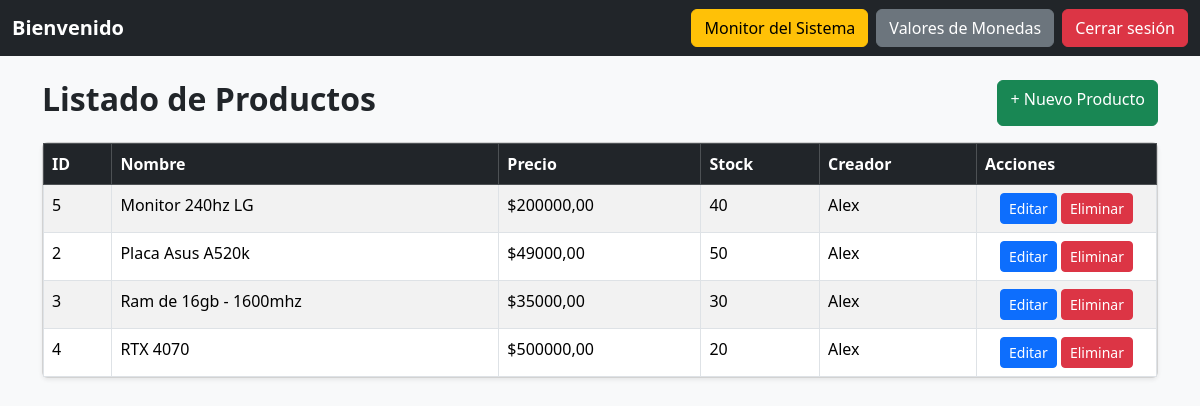
Page /app_core/productos/ (signed in) on the committed database.
### app_core/models.py (models this page shows, shortened)
class Producto(models.Model):
    nombre = models.CharField(max_length=200, unique=True)
    descripcion = models.TextField(blank=True)
    precio = models.DecimalField(
        max_digits=12,
        decimal_places=2,
        validators=[MinValueValidator(0)]
    )
    stock = models.IntegerField(default=0, validators=[MinValueValidator(0)])
    creador = models.ForeignKey(
        settings.AUTH_USER_MODEL,
        on_delete=models.SET_NULL,
        null=True,
        blank=True,
        related_name='productos'
    )
    creado_at = models.DateTimeField(auto_now_add=True)
    actualizado_at = models.DateTimeField(auto_now=True)
    class Meta:
        ordering = ['-creado_at']
        indexes = [
            models.Index(fields=['nombre'], name='idx_producto_nombre'),
            models.Index(fields=['precio'], name='idx_producto_precio'),
            models.Index(fields=['-creado_at'], name='idx_producto_creado_at'),
        ]
        constraints = [
            models.UniqueConstraint(fields=['nombre'], name='unique_producto_nombre'),
        ]

### app_core/views.py (the view)
# urls.py: path('productos/', views.productos_view, name='productos'),
@login_required
def productos_view(request):
    productos = Producto.objects.all()
    return render(request, "app_core/productos.html", {"productos": productos})

### app_core/templates/app_core/productos.html (shortened to what this page needs)
<!DOCTYPE html>
<html lang="es">
<head>
    <link href="https://cdn.jsdelivr.net/npm/bootstrap@5.3.2/dist/css/bootstrap.min.css" rel="stylesheet">
</head>
<body class="bg-light">
<nav class="navbar navbar-expand-lg navbar-dark bg-dark">
    <div class="container-fluid">
        <a class="navbar-brand">Bienvenido</a>
        <div class="d-flex">
            <a class="btn btn-warning me-2" href="{% url 'monitor' %}">Monitor del Sistema</a>
            <a class="btn btn-secondary me-2" href="{% url 'monedas' %}">Valores de Monedas</a>
            <a class="btn btn-danger" href="{% url 'logout' %}">Cerrar sesión</a>
        </div>
    </div>
</nav>
<div class="container mt-4">
    <div class="d-flex justify-content-between mb-3">
        <h2 class="fw-bold">Listado de Productos</h2>
        <a class="btn btn-success" href="{% url 'crear_producto' %}">
            + Nuevo Producto
        </a>
    </div>
    <div class="card shadow-sm">
        <div class="card-body p-0">
            <table class="table table-striped table-bordered mb-0">
                <thead class="table-dark">
                    <tr>
                        <th>ID</th>
                        <th>Nombre</th>
                        <th>Precio</th>
                        <th>Stock</th>
                        <th>Creador</th>
                        <th style="width: 180px;">Acciones</th>
                    </tr>
                </thead>
                <tbody>
                    {% for producto in productos %}
                    <tr>
                        <td>{{ producto.id }}</td>
                        <td>{{ producto.nombre }}</td>
                        <td>${{ producto.precio }}</td>
                        <td>{{ producto.stock }}</td>
                        <td>{{ producto.creador.username }}</td>
                        <td class="text-center">
                            <a class="btn btn-sm btn-primary" href="{% url 'editar_producto' producto.id %}">
                                Editar
                            </a>
                            <a class="btn btn-sm btn-danger" href="{% url 'eliminar_producto' producto.id %}">
                                Eliminar
                            </a>
                        </td>
                    </tr>
                    {% empty %}
                    <tr>
                        <td colspan="6" class="text-center py-3">No hay productos registrados</td>
                    </tr>
                    {% endfor %}
                </tbody>
            </table>
        </div>
    </div>
</div>
</body>
</html>

### app_core/templates/app_core/productos.html (style rules this page uses)
.navbar-brand { font-weight: bold; }

### rows in the picture
Producto: id "5", nombre "Monitor 240hz LG", precio "200000,00", stock "40", creador.username "Alex"
Producto: id "2", nombre "Placa Asus A520k", precio "49000,00", stock "50", creador.username "Alex"
Producto: id "3", nombre "Ram de 16gb - 1600mhz", precio "35000,00", stock "30", creador.username "Alex"
Producto: id "4", nombre "RTX 4070", precio "500000,00", stock "20", creador.username "Alex"
